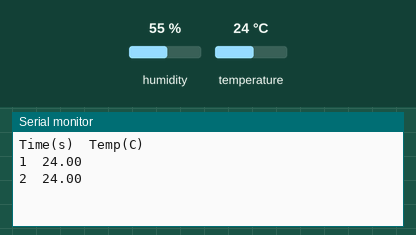
This sketch was run on a simulated Arduino Uno, built with avr-gcc and run on an emulated ATmega328P. Parts: the last lines printed to the serial monitor. The test bench sets the inputs (shaded band); at power-on: temperature 24 °C, humidity 55 %.

Above: at 2.2 s.
2.3 s: temperature set to 12 °C
At 4.4 s:
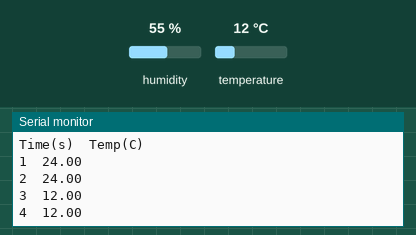
5.0 s: temperature set to 19 °C
At 6.8 s:
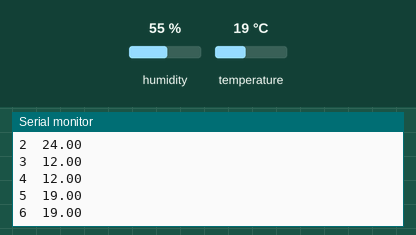
Timing chart, 0 to 8.3 s (numbered marks = the images above; inputs shaded):
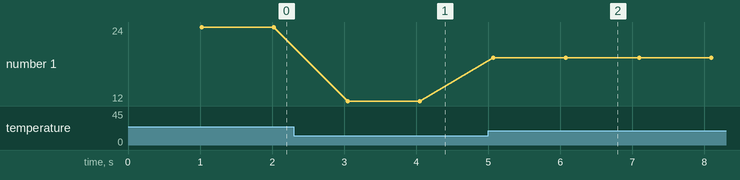

The sketch:

DHT_time-temp.ino
```cpp
#include <DHT.h>

#define DHTPIN 2        // Data pin
#define DHTTYPE DHT11   // DHT11 sensor

DHT dht(DHTPIN, DHTTYPE);

void setup() {
  Serial.begin(9600);   // For Serial Plotter
  dht.begin();
  delay(1000);
  Serial.println("Time(s)\tTemp(C)");
}

void loop() {
  float tempC = dht.readTemperature();

  if (!isnan(tempC)) {
    // Print data in a tab-separated format for plotting
    Serial.print(millis() / 1000); // Time in seconds
    Serial.print("\t");
    Serial.println(tempC);         // Temperature in °C
  } else {
    Serial.println("0\t0"); // Plot blank if read fails
  }

  delay(1000); // Read every second
}
```

Measured:
- after the input at 2.3 s, the serial monitor: prints a new line after 0.75 s (image 1)
- after the input at 5.0 s, the serial monitor: prints a new line after 0.07 s (image 2)
- plotted number 1: 24 → 12 after the input at 2.3 s, 12 → 19 after the input at 5.0 s
